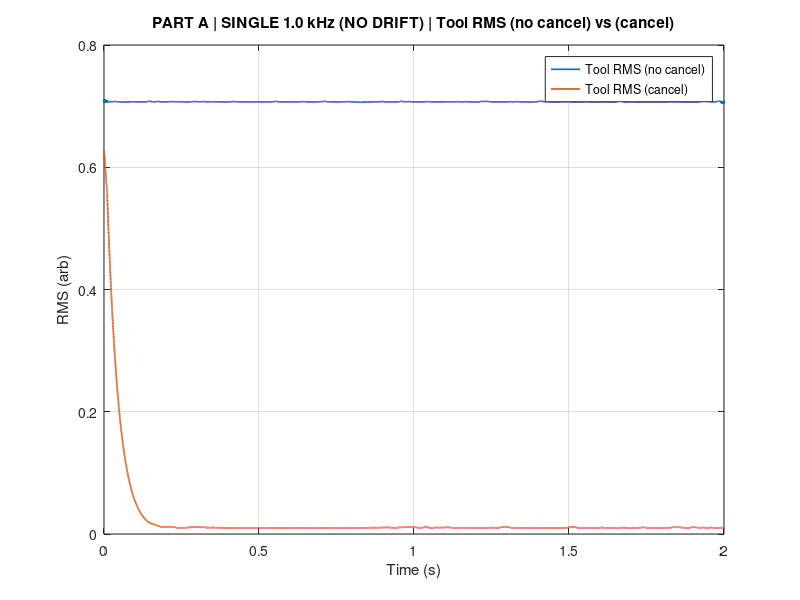
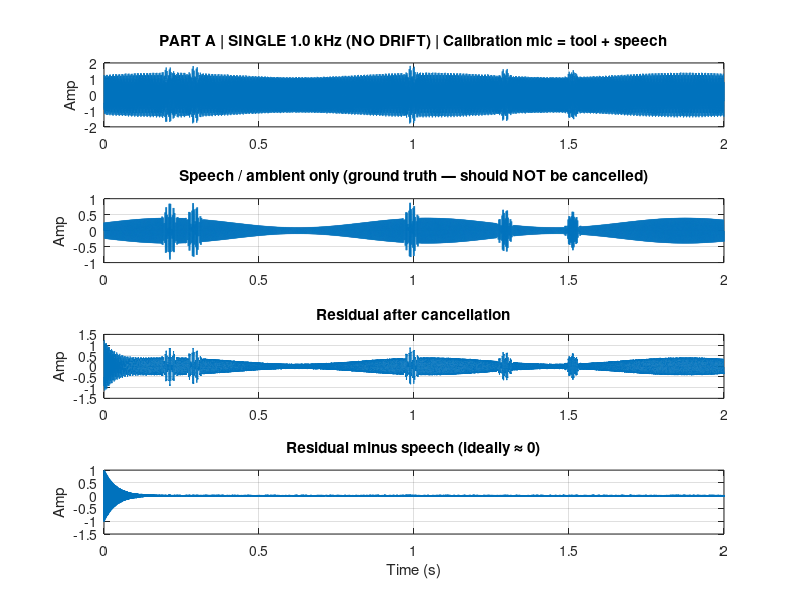
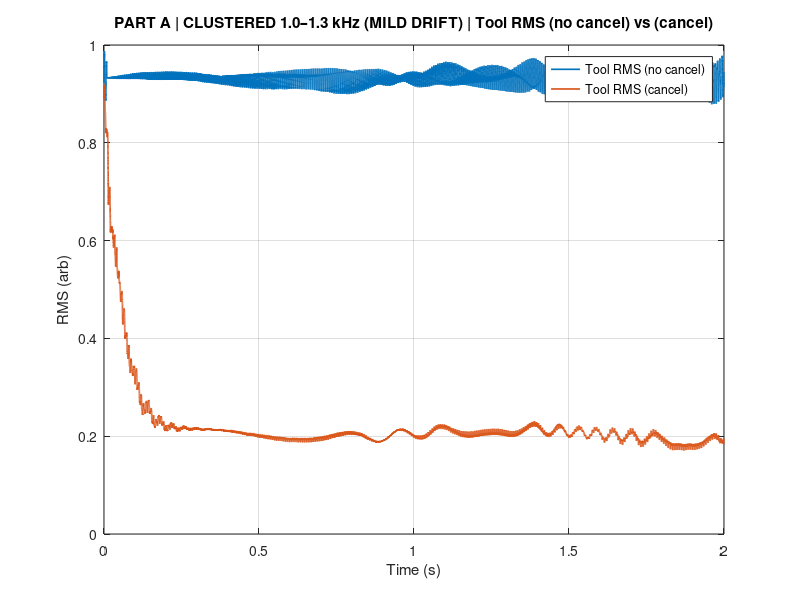
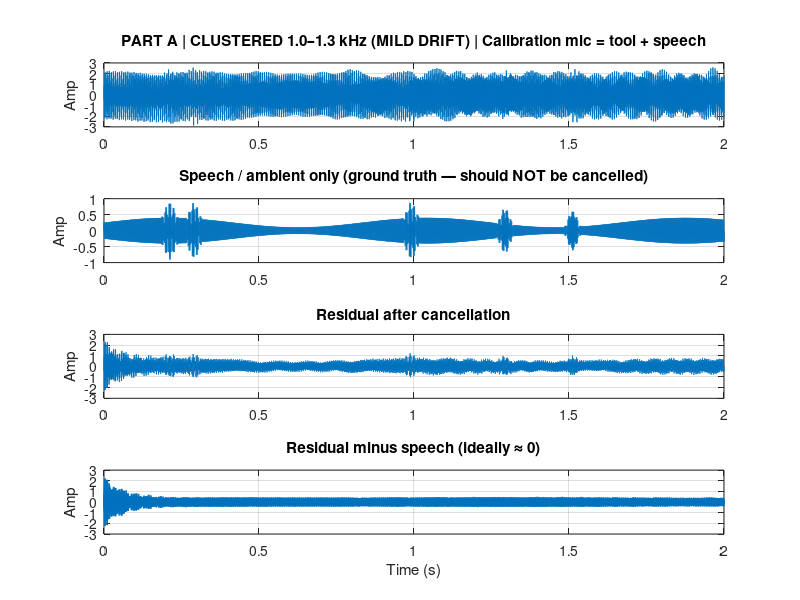

The MATLAB script that drew these images, in order: (Note: this script raises an error after producing the figures.)
clear; close all; clc;

%  PART A — SYNTHETIC MULTI-TONE SCENARIOS


fprintf("\nPART A: SYNTHETIC SCENARIOS\n");

%% GLOBAL SETUP
fs = 48000;
T  = 2.0;
t  = (0:1/fs:T-1/fs)';
N  = length(t);
dt = 1/fs;

%% SPEECH / AMBIENT (UNCORRELATED)
fspeech = 300;
As0 = 0.25; Asvar = 0.6; fAs = 1.2;
speech_env = As0 * (1 + Asvar*sin(2*pi*fAs*t));
speech = speech_env .* sin(2*pi*fspeech*t);

% Add bursts to mimic nonstationary ambient
rng(1);
burst = zeros(N,1);
numBursts = 5;
burstLen  = round(0.06*fs);
for k = 1:numBursts
    idx0 = randi([1, N-burstLen]);
    burst(idx0:idx0+burstLen) = burst(idx0:idx0+burstLen) + 0.5*hann(burstLen+1);
end
speech = speech + burst .* sin(2*pi*(fspeech+80)*t);

%% POWER AMP + PROP DELAY (SAME FOR ALL)
Gamp = 5;
Vmax = 2.0;
delay_s = 0.0002;
Nd = max(1, round(delay_s*fs));

mu = 48;

%% MCU "ALMOST PERFECT ANTI-NOISE" MISMATCH
Gmcu = 0.95;
tau_mcu = 80e-6;
Nmcu = max(0, round(tau_mcu*fs));

%% SCENARIOS (3 TOTAL)
scenariosA = {
    struct('name','SINGLE 1.0 kHz (NO DRIFT)', ...
           'tones',[1000], ...
           'amps',[1.0], ...
           'driftHz',[0]), ...

    struct('name','CLUSTERED 1.0–1.3 kHz (MILD DRIFT)', ...
           'tones',[1000 1150 1300], ...
           'amps',[1.0 0.7 0.5], ...
           'driftHz',[10 10 10]), ...

    struct('name','WIDE 0.8–6 kHz (MANY STRONGISH TONES)', ...
           'tones',[800 1200 2500 4000 6000], ...
           'amps',[1.0 0.7 0.5 0.35 0.25], ...
           'driftHz',[10 15 20 25 30])
};

%% RUN ALL SYNTHETIC SCENARIOS
for s = 1:numel(scenariosA)

    cfg = scenariosA{s};
    rng(100 + s);

    % Build TOOL
    tool = zeros(N,1);

    for k = 1:numel(cfg.tones)
        f0 = cfg.tones(k);
        A0 = cfg.amps(k);

        df = cfg.driftHz(k);
        if df == 0
            theta = 2*pi*f0*t;
        else
            fd = 0.5 + 0.15*k;
            f_inst = f0 + df*sin(2*pi*fd*t);
            theta = 2*pi*cumsum(f_inst)*dt;
        end

        phi0 = 2*pi*rand;
        tool = tool + A0*sin(theta + phi0);
    end

    % Calibration mic (no-cancel)
    d_mic = tool + speech + 0.01*randn(N,1);
    e_no = d_mic;

    % MCU antinoise mismatch
    anti_mcu = Gmcu * [zeros(Nmcu,1); tool(1:end-Nmcu)];

    % Input
    I = anti_mcu;
    Q = imag(hilbert(I));

    % Adaptive loop
    wI = 0; wQ = 0;
    y  = zeros(N,1);
    e  = zeros(N,1);
    ybuf = zeros(Nd,1);

    for n = 1:N
        y_pre = wI*I(n) + wQ*Q(n);

        y_lin = Gamp * y_pre;
        y_amp = max(min(y_lin, Vmax), -Vmax);

        y_del = ybuf(1);
        ybuf(1:end-1) = ybuf(2:end);
        ybuf(end) = y_amp;

        e(n) = d_mic(n) - y_del;

        wI = wI + mu * e(n) * I(n) * dt;
        wQ = wQ + mu * e(n) * Q(n) * dt;

        y(n) = y_del;
    end

    e_yes = e;

    % Ground-truth tool component at mic (tool + noise) by subtracting speech
    e_tool_no  = e_no  - speech;
    e_tool_yes = e_yes - speech;

    % RMS envelopes (tool only)
    win = round(0.02*fs);
    tool_rms_no  = sqrt(movmean(e_tool_no.^2,  win));
    tool_rms_yes = sqrt(movmean(e_tool_yes.^2, win));

    % === SINGLE RMS FIGURE (TOOL ONLY) ===
    figure('Name',['PART A | ' cfg.name ' | Tool RMS Before vs After']);
    plot(t, tool_rms_no,  'LineWidth', 1.2); hold on;
    plot(t, tool_rms_yes, 'LineWidth', 1.2);
    grid on;
    xlabel('Time (s)'); ylabel('RMS (arb)');
    title(['PART A | ' cfg.name ' | Tool RMS (no cancel) vs (cancel)']);
    legend('Tool RMS (no cancel)','Tool RMS (cancel)','Location','best');

    % === TIME DOMAIN FIGURE (UNCHANGED) ===
    figure('Name',['PART A | ' cfg.name ' | Time Domain']);

    subplot(4,1,1);
    plot(t, d_mic); grid on;
    title(['PART A | ' cfg.name ' | Calibration mic = tool + speech']);
    ylabel('Amp');

    subplot(4,1,2);
    plot(t, speech, 'LineWidth', 1.2); grid on;
    title('Speech / ambient only (ground truth — should NOT be cancelled)');
    ylabel('Amp');

    subplot(4,1,3);
    plot(t, e_yes); grid on;
    title('Residual after cancellation');
    ylabel('Amp');

    subplot(4,1,4);
    plot(t, e_yes - speech, 'LineWidth', 1.2); grid on;
    title('Residual minus speech (ideally \approx 0)');
    xlabel('Time (s)');
    ylabel('Amp');

    % Console summary
    eps0 = 1e-12;
    overall_no  = rms(e_tool_no)  + eps0;
    overall_yes = rms(e_tool_yes) + eps0;
    overall_attn = 20*log10(overall_yes/overall_no);

    fprintf('\n=== PART A | %s ===\n', cfg.name);
    fprintf('Final weights: wI = %.4f, wQ = %.4f\n', wI, wQ);
    fprintf('Overall tool attenuation (RMS): %.2f dB\n', overall_attn);
end


%%  PART B + PART C — REAL AUDIO FILE SCENARIOS 

fprintf("\nPART B & C: REAL AUDIO SCENARIOS\n");

% Common speech file
speech_file = "Speech_Ambient.m4a";

% Run PART B (Electric Drill + Speech)
run_real_audio_case("PART B", "Electric_Drill.m4a", speech_file);

% Run PART C (Narrow_Band + Speech)
run_real_audio_case("PART C", "Narrow_Band.m4a", speech_file);


function run_real_audio_case(tag, tool_file, speech_file)

    fprintf("\n%s: Running %s + %s\n", tag, tool_file, speech_file);

    %% GLOBAL SETUP
    fs_target = 48000;
    T = 2.0;
    eps0 = 1e-12;

    %% LOAD AUDIO
    assert(isfile(tool_file),   "Missing file: %s", tool_file);
    assert(isfile(speech_file), "Missing file: %s", speech_file);

    [x_tool, fs_tool] = audioread(tool_file);
    [x_sp,   fs_sp]   = audioread(speech_file);

    % mono
    if size(x_tool,2) > 1, x_tool = mean(x_tool,2); end
    if size(x_sp,2)   > 1, x_sp   = mean(x_sp,2);   end

    % resample
    if fs_tool ~= fs_target, x_tool = resample(x_tool, fs_target, fs_tool); end
    if fs_sp   ~= fs_target, x_sp   = resample(x_sp,   fs_target, fs_sp);   end

    fs = fs_target;

    % trim
    Nmax = round(T*fs);
    N = min([length(x_tool), length(x_sp), Nmax]);

    tool_raw   = x_tool(1:N);
    speech_raw = x_sp(1:N);

    t  = (0:N-1)'/fs;
    dt = 1/fs;

    %% NORMALIZE + SCALE (REALISTIC MIX)
    tool_rms0   = rms(tool_raw)   + eps0;
    speech_rms0 = rms(speech_raw) + eps0;

    tool   = tool_raw   / tool_rms0;
    speech = speech_raw / speech_rms0;

    tool_level   = 1.0;
    speech_level = 0.35;

    tool   = tool_level   * tool;
    speech = speech_level * speech;

    %% CAL MIC
    meas_noise = zeros(N,1);
    d_mic = tool + speech + meas_noise;
    e_no = d_mic;

    %% POWER AMP + PROP DELAY
    Gamp = 5;
    Vmax = 2.0;
    delay_s = 0.0002;
    Nd = max(1, round(delay_s * fs));

    mu = 48;

    %% "HOW TOOL LOOKS LIKE" FIGURE
    figure('Name', sprintf('%s | Tool Signal: Time + FFT + PSD', tag));

    subplot(3,1,1);
    plot(t, tool); grid on;
    title(sprintf('%s | Tool waveform (time domain)', tag));
    xlabel('Time (s)'); ylabel('Amplitude');

    Nfft = 2^nextpow2(N);
    w = hann(N);
    ToolFFT = fft(tool .* w, Nfft);
    f = (0:Nfft-1)*(fs/Nfft);
    half = 1:floor(Nfft/2);
    magdB = 20*log10(abs(ToolFFT(half))+eps0);

    subplot(3,1,2);
    plot(f(half), magdB, 'LineWidth', 1.1);
    grid on; xlim([0 8000]);
    title(sprintf('%s | Tool FFT magnitude (0–8 kHz)', tag));
    xlabel('Frequency (Hz)'); ylabel('Magnitude (dB)');

    subplot(3,1,3);
    [pxx,f_psd] = pwelch(tool, hann(4096), 2048, 4096, fs);
    plot(f_psd, 10*log10(pxx+eps0), 'LineWidth', 1.1); grid on;
    xlim([0 8000]);
    title(sprintf('%s | Tool Power Spectral Density (Welch)', tag));
    xlabel('Frequency (Hz)'); ylabel('PSD (dB/Hz)');

    %% RUN ANTINOISE SCENARIO
    tool_adv = [tool(1+Nd:end); zeros(Nd,1)];
    anti_mcu = (1/Gamp) * tool_adv;

    Iref = anti_mcu;
    Qref = imag(hilbert(Iref));

    wI = 1.0; wQ = 0.0;

    y  = zeros(N,1);
    e  = zeros(N,1);
    ybuf = zeros(Nd,1);

    for n = 1:N
        y_pre = wI*Iref(n) + wQ*Qref(n);

        y_lin = Gamp * y_pre;
        y_amp = max(min(y_lin, Vmax), -Vmax);

        y_del = ybuf(1);
        ybuf(1:end-1) = ybuf(2:end);
        ybuf(end) = y_amp;

        e(n) = d_mic(n) - y_del;

        wI = wI + mu * e(n) * Iref(n) * dt;
        wQ = wQ + mu * e(n) * Qref(n) * dt;

        y(n) = y_del;
    end

    e_yes = e;

    %% LISTEN TO SIGNALS
    fprintf('\nLISTENING DEMO (%s)\n', tag);

    fprintf('Playing TOOL ONLY...\n');
    soundsc(tool, fs);
    pause(length(tool)/fs + 1);

    fprintf('Playing SPEECH / AMBIENT ONLY...\n');
    soundsc(speech, fs);
    pause(length(speech)/fs + 1);

    fprintf('Playing CALIBRATION MIC (tool + speech)...\n');
    soundsc(d_mic, fs);
    pause(length(d_mic)/fs + 1);

    fprintf('Playing RESIDUAL AFTER CANCELLATION...\n');
    soundsc(e_yes, fs);
    pause(length(e_yes)/fs + 1);

    fprintf('Done.\n');

    %% TOOL RMS FIGURE (TOOL ONLY) — for metrics/plots
    e_tool_no  = e_no  - speech;
    e_tool_yes = e_yes - speech;

    win = round(0.02*fs);
    tool_rms_no  = sqrt(movmean(e_tool_no.^2,  win));
    tool_rms_yes = sqrt(movmean(e_tool_yes.^2, win));

    figure('Name', sprintf('%s | Tool RMS Before vs After', tag));
    plot(t, tool_rms_no,  'LineWidth', 1.2); hold on;
    plot(t, tool_rms_yes, 'LineWidth', 1.2);
    grid on;
    xlabel('Time (s)'); ylabel('RMS (arb)');
    title(sprintf('%s | Tool RMS (no cancel) vs (cancel)', tag));
    legend('Tool RMS (no cancel)','Tool RMS (cancel)','Location','best');

    %% TIME DOMAIN FIGURE (FIXED SCALE)
    figure('Name', sprintf('%s | Time Domain', tag));

    subplot(4,1,1);
    plot(t, d_mic); grid on;
    title(sprintf('%s | Calibration mic: tool + speech', tag));
    ylabel('Amp');

    subplot(4,1,2);
    plot(t, speech, 'LineWidth', 1.1); grid on;
    title('Speech/Ambient only (ground truth — should NOT be cancelled)');
    ylabel('Amp');
    yl = ylim;   % <-- save speech scale

    subplot(4,1,3);
    plot(t, e_yes); grid on;
    title('Residual after cancellation');
    ylabel('Amp');

    subplot(4,1,4);
    plot(t, e_yes - speech, 'LineWidth', 1.1); grid on;
    title('Residual minus speech (same scale as speech)');
    xlabel('Time (s)');
    ylabel('Amp');
    ylim(yl);    % <-- force same scale as speech

    %% Console summary
    overall_no  = rms(e_tool_no)  + eps0;
    overall_yes = rms(e_tool_yes) + eps0;
    overall_attn_dB = 20*log10(overall_yes/overall_no);

    fprintf("\n=== %s SUMMARY ===\n", tag);
    fprintf("Tool file: %s\n", tool_file);
    fprintf("Final weights: wI = %.4f, wQ = %.4f\n", wI, wQ);
    fprintf("Overall tool attenuation (RMS): %.2f dB\n", overall_attn_dB);
end
